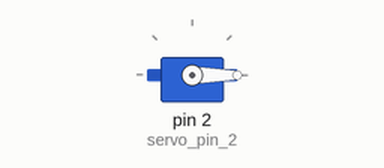
The sketch below on a simulated Arduino Nano, built with avr-gcc and run on an emulated ATmega328P. Shown: servo.

Above: at 0.05 s.
At 1.5 s:
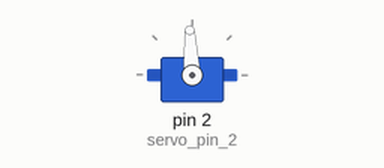
At 3.0 s:
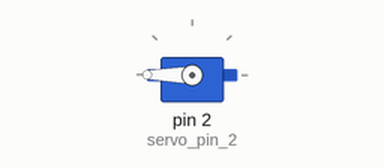
Timing chart, 0 to 6.9 s (numbered marks = the images above):
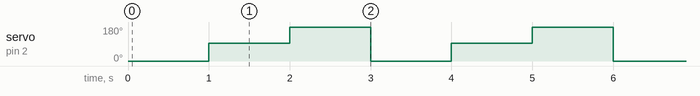

The sketch:

Servo_SG90_Nano_Calibration.ino
```cpp
#include <Servo.h>

/*
 *  Full Tutorial
 *  https://steemit.com/utopian-io/@jbeguna04/simulating-servo-motors-in-arduino-nano-step-by-step-tutorial-how-to-program-arduino-nano-for-servo-motor
 *  Servo can rotate approximately 180 degrees (90 in each direction)
 */


Servo servo_pin_2;
void setup()
{
  /* https://www.arduino.cc/en/Reference/ServoAttach */
  // servo_pin_2.attach(2,530,2600);
  servo_pin_2.attach(2);
}
void loop()
{
  servo_pin_2.writeMicroseconds(530);
  delay( 1000 );
  servo_pin_2.writeMicroseconds(1500);
  delay( 1000 );
  servo_pin_2.writeMicroseconds(2400);
  delay( 1000 );
  /*
  delay( 500 );
  servo_pin_2.write( -30 );
  delay( 500 );
  servo_pin_2.write( 0 );
  delay( 500 );
  servo_pin_2.write( 30 );
  delay( 500 );
  servo_pin_2.write( 60 );
  delay( 500 );
  servo_pin_2.write( 90 );
  delay( 1000 );
    */
}
```

Measured:
- by itself, servo on pin 2 (servo_pin_2): repeats every 3.0 s: 180° 1.0 s, 0° 1.0 s, 93° 1.0 s
